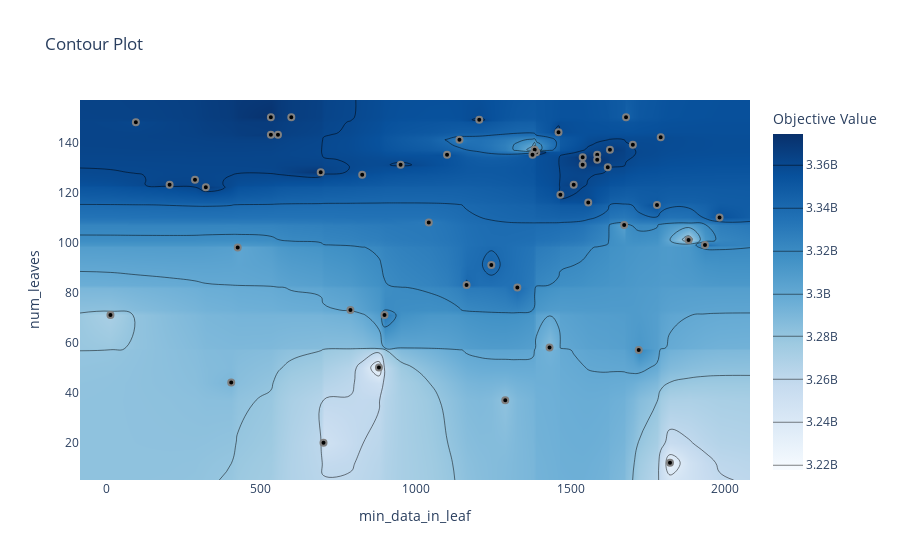

Notebook source saved alongside this figure:
### Code cell
plot_contour(study, params=['num_leaves','min_data_in_leaf'])

### Figure 1 — Plotly figure (JSON) as saved in the notebook; plotly's stock layout.template omitted (floating-point values rounded to 4 significant figures; data arrays with more than 128 entries replaced by an {"elided": "..."} marker saying what was removed)
{"data": [{"colorbar": {"title": {"text": "Objective Value"}}, "colorscale": [[0, "rgb(247,251,255)"], [0.125, "rgb(222,235,247)"], [0.25, "rgb(198,219,239)"], [0.375, "rgb(158,202,225)"], [0.5, "rgb(107,174,214)"], [0.625, "rgb(66,146,198)"], [0.75, "rgb(33,113,181)"], [0.875, "rgb(8,81,156)"], [1, "rgb(8,48,107)"]], "connectgaps": true, "contours": {"coloring": "heatmap"}, "hoverinfo": "none", "line": {"smoothing": 1.3}, "reversescale": false, "type": "contour", "x": [-84.35, 14, 96, 205, 287, 322, 404, 425, 532, 555, 598, 693, 702, 789, 827, 881, 899, 951, 1042, 1101, 1141, 1164, 1205, 1244, 1289, 1328, 1377, 1384, 1389, 1432, 1461, 1467, 1510, 1539, 1557, 1586, 1620, 1627, 1673, 1679, 1701, 1720, 1779, 1791, 1821, 1881, 1934, 1981, 2079.0], "y": [5.1, 12, 20, 37, 44, 50, 57, 58, 71, 73, 82, 83, 91, 98, 99, 101, 107, 108, 110, 115, 116, 119, 122, 123, 125, 127, 128, 130, 131, 133, 134, 135, 136, 137, 139, 141, 142, 143, 144, 148, 149, 150, 156.9], "z": {"elided": "43x49 int values"}}, {"marker": {"color": "black", "line": {"color": "Gray", "width": 2}}, "mode": "markers", "name": "Feasible Trial", "showlegend": false, "type": "scatter", "x": [1164, 404, 881, 14, 555, 1673, 1432, 598, 1821, 702, 96, 532, 322, 287, 1042, 205, 827, 425, 1389, 1384, 1328, 1586, 1627, 1981, 1101, 1244, 1557, 1701, 1934, 1205, 899, 1539, 1539, 1779, 1461, 1289, 951, 1141, 1467, 1679, 1881, 1586, 1620, 1791, 1377, 789, 532, 1510, 1720, 693], "y": [83, 44, 50, 71, 143, 107, 58, 150, 12, 20, 148, 150, 122, 125, 108, 123, 127, 98, 136, 137, 82, 135, 137, 110, 135, 91, 116, 139, 99, 149, 71, 131, 134, 115, 144, 37, 131, 141, 119, 150, 101, 133, 130, 142, 135, 73, 143, 123, 57, 128]}, {"marker": {"color": "#cccccc", "line": {"color": "Gray", "width": 2}}, "mode": "markers", "name": "Infeasible Trial", "showlegend": false, "type": "scatter", "x": [], "y": []}], "layout": {"title": {"text": "Contour Plot"}, "xaxis": {"range": [-84.35, 2079.0], "title": {"text": "min_data_in_leaf"}}, "yaxis": {"range": [5.1, 156.9], "title": {"text": "num_leaves"}}}}
